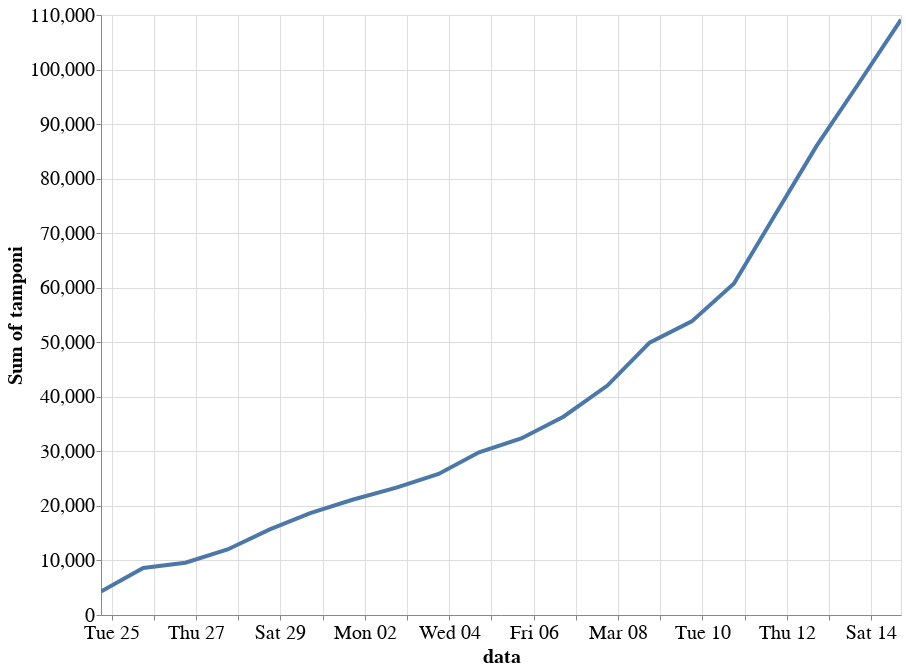

The cell this chart's notebook holds for it:
### Code cell
alt.Chart(get_processed_dataset('dpc_regioni')).mark_line().encode(
    y=alt.Y('sum(tamponi)', stack=None),
    x='data:T',
).properties(
    height=600,
    width=800
).configure_legend(labelLimit=0).interactive()

### Figure 1 — Vega-Lite specification as saved in the notebook (floating-point values rounded to 4 significant figures; data arrays with more than 128 entries replaced by an {"elided": "..."} marker saying what was removed)
{"width": 800, "height": 600, "config": {"line": {"strokeWidth": 4}, "style": {"bar": {"size": 20}}, "legend": {"symbolSize": 100, "titleFontSize": 20, "labelFontSize": 20, "labelLimit": 0}, "axis": {"titleFontSize": 20, "labelFontSize": 20}}, "data": {"name": "data-cc1cd1a50e656d02d54bca0363db0689"}, "mark": "line", "encoding": {"x": {"type": "temporal", "field": "data"}, "y": {"type": "quantitative", "aggregate": "sum", "field": "tamponi", "stack": null}}, "selection": {"selector002": {"type": "interval", "bind": "scales", "encodings": ["x", "y"]}}, "$schema": "https://vega.github.io/schema/vega-lite/v4.0.2.json", "datasets": {"data-cc1cd1a50e656d02d54bca0363db0689": {"elided": "420 records"}}}
